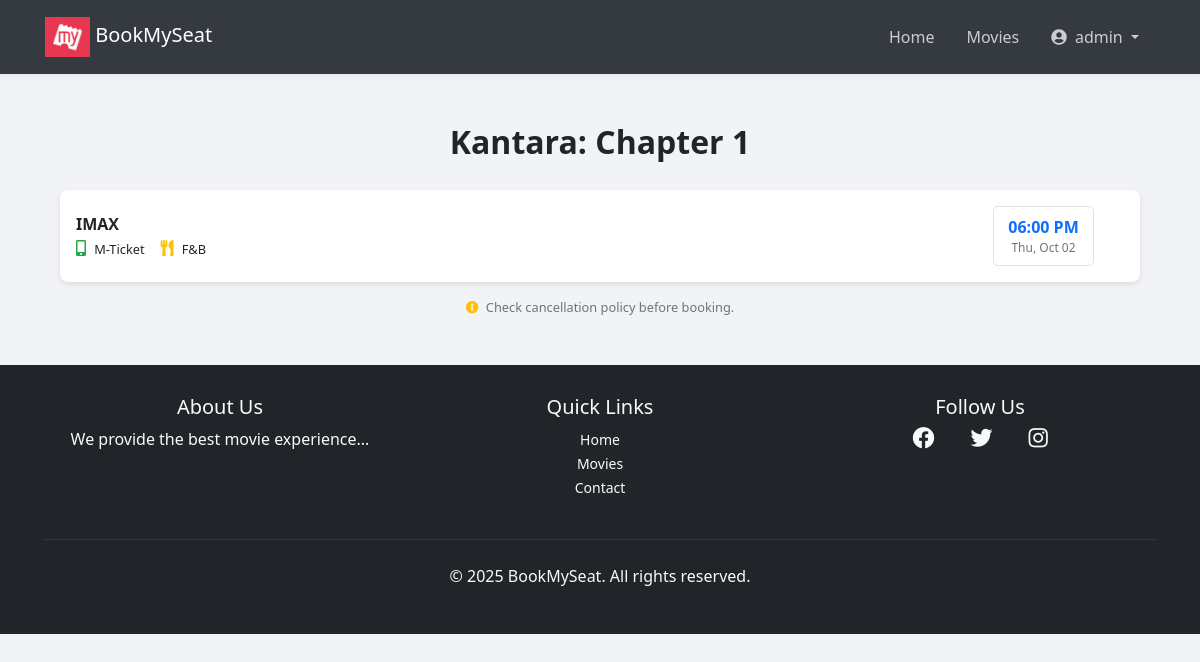
The page /movies/movie/1/theaters/ (signed in) on the database its author committed.
### movies/models.py (models this page shows, shortened)
class Movie(models.Model):
    GENRE_CHOICES = [('Action', 'Action'), ('Comedy', 'Comedy'), ('Drama', 'Drama'), ('Horror', 'Horror'), ('Romance', 'Romance'), ('Sci-Fi', 'Science Fiction'), ('Thriller', 'Thriller')]
    LANGUAGE_CHOICES = [('English', 'English'), ('Hindi', 'Hindi'), ('Marathi', 'Marathi'), ('Tamil', 'Tamil'), ('Telugu', 'Telugu')]
    name = models.CharField(max_length=255)
    description = models.TextField(blank=True, null=True)
    cast = models.TextField(help_text="Comma-separated list of actors")
    release_date = models.DateField()
    genre = models.CharField(max_length=100, choices=GENRE_CHOICES)
    language = models.CharField(max_length=100, choices=LANGUAGE_CHOICES)
    youtube_link = models.URLField(blank=True)
    image = models.ImageField(upload_to='movie_images/')
    rating = models.DecimalField(max_digits=3, decimal_places=1, blank=True, null=True)
    added_by = models.ForeignKey(User, on_delete=models.SET_NULL, null=True, blank=True)

class Theater(models.Model):
    name = models.CharField(max_length=255)
    movie = models.ForeignKey('Movie', on_delete=models.CASCADE, related_name='theaters')
    time = models.DateTimeField()
    price = models.DecimalField(max_digits=7, decimal_places=2, default=150.00)

### movies/views.py (the view)
# urls.py: path('movie/<int:movie_id>/theaters/', views.theater_list, name='theater_list'),
def theater_list(request, movie_id):
    movie = get_object_or_404(Movie, id=movie_id); theaters = Theater.objects.filter(movie=movie)
    return render(request, 'movies/theater_list.html', {'movie': movie, 'theaters': theaters})

### templates/movies/theater_list.html (shortened to what this page needs)
{% extends "users/basic.html" %}
{% block content %}
<div class="container my-5">
    <div class="movie-title">{{ movie.name }}</div>
    {% if theaters %}
        {% for theater in theaters %}
        <div class="theatre-info">
            <div class="row w-100 align-items-center">
                 <div class="col-md-6 mb-2 mb-md-0">
                    <strong>{{ theater.name }}</strong>
                    <div class="info-icons mt-1 d-flex flex-wrap">
                        <span><i class="fas fa-mobile-alt text-success"></i> M-Ticket</span>
                        <span><i class="fas fa-utensils text-warning"></i> F&B</span>
                    </div>
                </div>
                <div class="col-md-6">
                    <div class="row g-2 justify-content-md-end">
                        <div class="col-lg-3 col-md-4 col-sm-4 col-6">
                            <a href="{% url 'book_seats' theater.id %}" class="time-box">
                                {{ theater.time|date:"h:i A" }}
                                <span>{{ theater.time|date:"D, M d" }}</span>
                            </a>
                        </div>
                    </div>
                </div>
            </div>
        </div>
        {% endfor %}
    {% else %}
        <div class="no-theaters">
            <p>Sorry, no showtimes available for this movie yet.</p>
        </div>
    {% endif %}
    <div class="non-cancellable text-center">
        <i class="fas fa-info-circle text-warning mr-1"></i> Check cancellation policy before booking.
    </div>
</div>
{% endblock %}

### templates/users/basic.html (shortened to what this page needs)
{% load static %}
<!doctype html>
<html lang="en">
  <head>
    <link
      rel="stylesheet"
      href="https://maxcdn.bootstrapcdn.com/bootstrap/4.0.0/css/bootstrap.min.css"
    />
    <link
      rel="stylesheet"
      href="https://cdnjs.cloudflare.com/ajax/libs/font-awesome/5.15.3/css/all.min.css"
    />
  </head>
  <body>
    <nav class="navbar navbar-expand-lg navbar-dark bg-dark fixed-top">
      <div class="container">
        <a class="navbar-brand" href="{% url 'home' %}">
          <img
            alt="logo"
            height="40"
            width="45"
          />
          BookMySeat</a
        >
        <div class="collapse navbar-collapse" id="navbarNav">
          <ul class="navbar-nav ml-auto align-items-center">
            <li class="nav-item">
              <a
                class="nav-link {% if request.resolver_match.url_name == 'home' %}active font-weight-bold{% endif %}"
                href="{% url 'home' %}"
                >Home</a
              >
            </li>
            {% if user.is_authenticated %}
            <li class="nav-item">
              <a
                class="nav-link {% if request.resolver_match.app_name == 'movies' %}active font-weight-bold{% endif %}"
                href="{% url 'movie_list' %}"
                >Movies</a
              >
            </li>
            <li class="nav-item dropdown">
              <a
                class="nav-link dropdown-toggle {% if request.resolver_match.url_name == 'profile' %}active font-weight-bold{% endif %}"
                href="#"
                id="navbarUserDropdown"
                role="button"
                data-toggle="dropdown"
                aria-haspopup="true"
                aria-expanded="false"
              >
                <i class="fas fa-user-circle mr-1"></i> {{ user.username }}
              </a>
            </li>
            {% endif %}
          </ul>
        </div>
      </div>
    </nav>
    <main class="container mt-4">
       {% block content %}{% endblock %}
    </main>
    <footer class="footer mt-5">
      <div class="container">
        <div class="row">
          <div class="col-md-4 mb-4 mb-md-0">
            <h5>About Us</h5>
            <p>We provide the best movie experience...</p>
          </div>
          <div class="col-md-4 mb-4 mb-md-0">
            <h5>Quick Links</h5>
            <ul class="list-unstyled">
              <li><a href="{% url 'home' %}">Home</a></li>
              <li><a href="{% url 'movie_list' %}">Movies</a></li>
              <li><a href="#">Contact</a></li>
            </ul>
          </div>
          <div class="col-md-4">
            <h5>Follow Us</h5>
            <div class="social-icons">
              <a href="#"><i class="fab fa-facebook"></i></a
              ><a href="#"><i class="fab fa-twitter"></i></a
              ><a href="#"><i class="fab fa-instagram"></i></a>
            </div>
          </div>
        </div>
        <hr
          class="mt-4 mb-4"
          style="border-top: 1px solid rgba(255, 255, 255, 0.1)"
        />
        <div class="text-center">
          <p>&copy; {% now "Y" %} BookMySeat. All rights reserved.</p>
        </div>
      </div>
    </footer>
  </body>
</html>

### templates/users/basic.html (style rules this page uses)
body { font-family: "Segoe UI", Tahoma, Geneva, Verdana, sans-serif; background-color: #f1f3f6; margin: 0; padding-top: 70px; }
.navbar { padding: 12px 24px; box-shadow: 0 2px 6px rgba(0, 0, 0, 0.05); }
.navbar-brand img { height: 40px; }
.navbar-dark .navbar-nav .nav-link { color: rgba(255, 255, 255, 0.75); font-weight: 500; padding: 8px 16px; transition: color 0.2s ease-in-out; }
.footer { background-color: #212529; color: #f8f9fa; padding: 30px 0; text-align: center; margin-top: 60px; }
.footer a { color: #f8f9fa; text-decoration: none; margin: 0 10px; font-size: 14px; }
.footer .social-icons i { font-size: 22px; margin: 0 8px; color: #f8f9fa; }

### templates/movies/theater_list.html (style rules this page uses)
.movie-title { font-size: 2rem; font-weight: bold; text-align: center; margin-bottom: 1.5rem; }
.theatre-info { padding: 1rem; background-color: #fff; border-radius: 8px; box-shadow: 0 2px 5px rgba(0, 0, 0, 0.1); margin-bottom: 1rem; }
.info-icons i { margin-right: 0.3rem; font-size: 1rem; }
.info-icons span { font-size: 0.8rem; margin-right: 1rem; }
.time-box { border: 1px solid #dee2e6; border-radius: 5px; padding: 0.5rem 0.75rem; text-align: center; background-color: #fff; transition: transform 0.2s ease, background-color 0.2s ease, box-shadow 0.2s ease; text-decoration: none; display: block; color: #0d6efd; font-weight: bold; }
.time-box span { display: block; font-size: 0.75rem; color: #6c757d; font-weight: normal; }
.non-cancellable { font-size: 0.8rem; margin-top: 1rem; color: #6c757d; }

### rows shown on the page
Movie: name "Kantara: Chapter 1"
Theater: name "IMAX", time "06:00 PM", time "Thu, Oct 02"

### other values the page prints
{{ user.username }} "admin"
